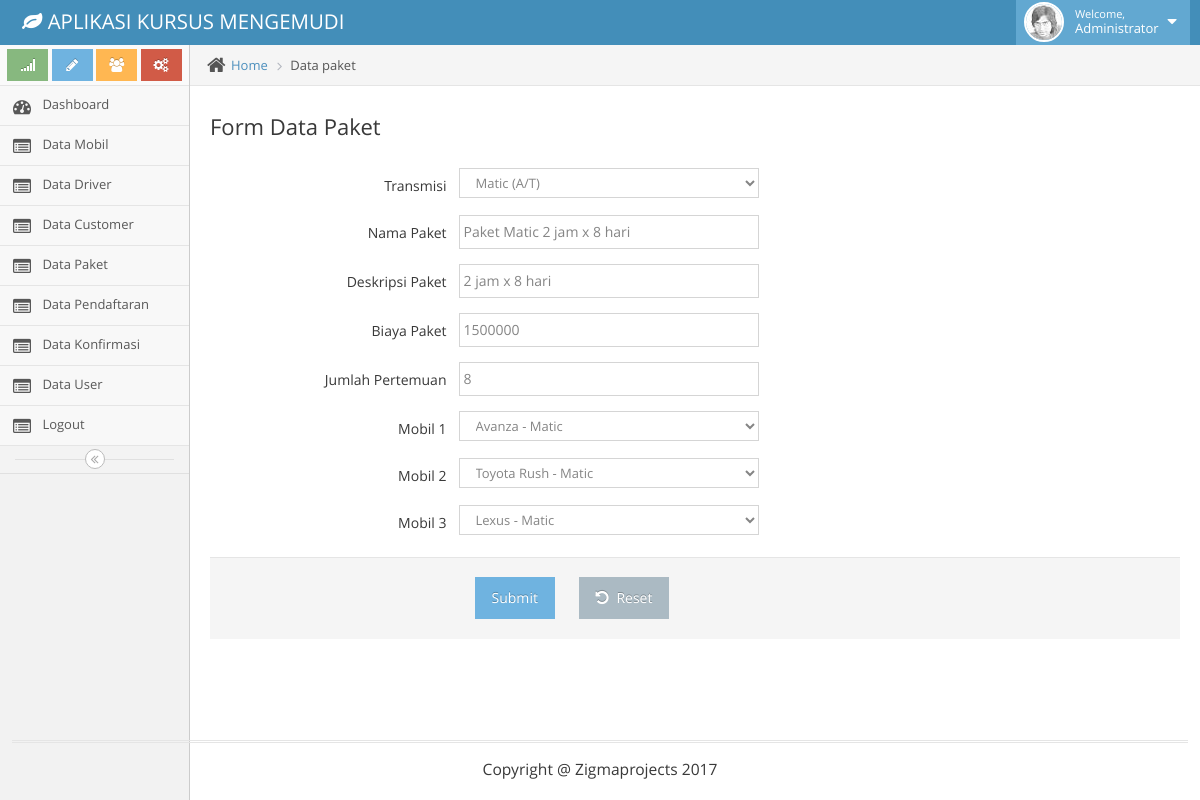
/admin/index.php?menu=form-paket&kode=6&aksi=ubah (signed in), run on the app's committed database.
### tables this page shows
CREATE TABLE `mst_paket` (
  `id_paket` int(11) NOT NULL,
  `nama` varchar(100) NOT NULL,
  `deskripsi` text NOT NULL,
  `biaya` double NOT NULL,
  `pertemuan` int(11) NOT NULL,
  `jenis_mobil` enum('Matic','Manual') NOT NULL,
  `kode_mobil_1` varchar(30) NOT NULL,
  `kode_mobil_2` varchar(30) NOT NULL,
  `kode_mobil_3` varchar(30) NOT NULL
);

CREATE TABLE `mst_mobil` (
  `kode_mobil` varchar(25) NOT NULL,
  `jenis_mobil` varchar(20) NOT NULL,
  `nama_mobil` varchar(50) NOT NULL,
  `tahun_mobil` int(4) NOT NULL
);

### admin/form-paket.php (the view, shortened to what this page needs)
<?php include('koneksi.php');
$nama ="";
$deskripsi = "";
$biaya = "";
$mobil1 = "";
$mobil2 = "";
$mobil3 = "";
$pertemuan = "";
$jenis_mobil = "";
if(isset($_GET['kode'])){
	$data = mysql_query("select *, a.jenis_mobil AS jenis_mobil, a.id_paket, a.nama,a.deskripsi,a.biaya, b.nama_mobil as mobil1, c.nama_mobil as mobil2 ,d.nama_mobil as mobil3
														  from mst_paket a
														  left join mst_mobil b on a.kode_mobil_1=b.kode_mobil
														  left join mst_mobil c on a.kode_mobil_2=c.kode_mobil
														  left join mst_mobil d on a.kode_mobil_3=d.kode_mobil
														  where a.id_paket='".$_GET['kode']."'") or die(mysql_error());
	while($row = mysql_fetch_array($data)){
		$nama = $row['nama'];
		$deskripsi = $row['deskripsi'];
		$biaya  = $row['biaya'];
		$pertemuan  = $row['pertemuan'];
		$jenis_mobil = $row['jenis_mobil'];
		$mobil1  = $row['mobil1'];
		$mobil2  = $row['mobil2'];
		$mobil3  = $row['mobil3'];
		}
	}
?>
<div class="main-content">
				<div class="main-content-inner">
					<div class="breadcrumbs ace-save-state" id="breadcrumbs">
						<ul class="breadcrumb">
							<li>
								<i class="ace-icon fa fa-home home-icon"></i>
								<a href="#">Home</a>
							</li>
							<li class="active">Data paket</li>
						</ul>
					</div>
					<div class="page-content">
						<div class="row">
							<div class="col-xs-12">
					<div class="row">
        <div class="col-xs-12">
           <h3>Form Data Paket</h3><br>
           <?php $action = "tambah";
		   	if(isset($_GET['aksi']))
			{
				$action = $_GET['aksi'];
				}
		   ?>
            <form class="form-horizontal" role="form" action="proses-paket.php?aksi=<?php echo $action ?>" method="post">
												<div class="form-group">
			                     <label class="col-sm-3 control-label no-padding-right" for="form-field-1">Transmisi</label>
			                     <div class="col-sm-9">
			                     	<select id="form-field-1" class="col-xs-10 col-sm-5" placeholder="Jenis mobil" name="jenis_mobil">
																<option value="Matic" <?php if($jenis_mobil == "Matic"){ echo "selected";}?>>Matic (A/T) </option>
			                         </select>
			                     </div>
			                 </div>
                <div class="form-group">
                    <label class="col-sm-3 control-label no-padding-right" for="form-field-1"> Nama Paket </label>
                    <div class="col-sm-9">
                        <input type="text" id="form-field-1" placeholder="Nama Paket" class="col-xs-10 col-sm-5" name="nama" value="<?php echo $nama;?>" required/>
                    </div>
                </div>
                <div class="form-group">
                    <label class="col-sm-3 control-label no-padding-right" for="form-field-1"> Deskripsi Paket </label>
                    <div class="col-sm-9">
                        <input type="text" id="form-field-1" placeholder="Deskripsi paket" class="col-xs-10 col-sm-5" name="deskripsi" value="<?php echo $deskripsi;?>" required/>
                    </div>
                </div>
 <div class="form-group">
                    <label class="col-sm-3 control-label no-padding-right" for="form-field-1"> Biaya Paket</label>
                    <div class="col-sm-9">
                        <input type="text" id="form-field-1" placeholder="Nominal biaya" class="col-xs-10 col-sm-5" name="biaya" value="<?php echo $biaya;?>" required/>
                    </div>
                </div>
								<div class="form-group">
							                     <label class="col-sm-3 control-label no-padding-right" for="form-field-1"> Jumlah Pertemuan</label>
							                     <div class="col-sm-9">
							                         <input type="text" id="form-field-1" placeholder="Pertemuan" class="col-xs-10 col-sm-5" name="pertemuan" value="<?php echo $pertemuan;?>" required/>
							                     </div>
							                 </div>
               <div class="form-group">
                    <label class="col-sm-3 control-label no-padding-right" for="form-field-1"> Mobil 1 </label>
                    <div class="col-sm-9">
                    	<select id="form-field-1" class="col-xs-10 col-sm-5" placeholder="Jenis mobil" name="kode_mobil_1" required>
                            <?php $query = mysql_query("SELECT * FROM mst_mobil ORDER BY jenis_mobil");
								while($row = mysql_fetch_array($query)){
							?>
                            <option value="<?php echo $row['kode_mobil']?>" <?php if($mobil1==$row['nama_mobil']){ echo "selected";}?>><?php echo $row['nama_mobil'];?> - <?php echo $row['jenis_mobil']?></option>
                            <?php } ?>
                        </select>
                    </div>
                </div>
                 <div class="form-group">
                    <label class="col-sm-3 control-label no-padding-right" for="form-field-1"> Mobil 2 </label>
                    <div class="col-sm-9">
                    	<select id="form-field-1" class="col-xs-10 col-sm-5" placeholder="Jenis mobil" name="kode_mobil_2" >
                            <?php $query = mysql_query("SELECT * FROM mst_mobil ORDER BY jenis_mobil");
								while($row = mysql_fetch_array($query)){
							?>
                            <option value="<?php echo $row['kode_mobil']?>" <?php if($mobil2==$row['nama_mobil']){ echo "selected";}?>><?php echo $row['nama_mobil'];?> - <?php echo $row['jenis_mobil']?></option>
                            <?php } ?>
                        </select>
                    </div>
                </div>
                 <div class="form-group">
                    <label class="col-sm-3 control-label no-padding-right" for="form-field-1"> Mobil 3</label>
                    <div class="col-sm-9">
                    	<select id="form-field-1" class="col-xs-10 col-sm-5" placeholder="Jenis mobil" name="kode_mobil_3" >
                            <?php $query = mysql_query("SELECT * FROM mst_mobil ORDER BY jenis_mobil");
								while($row = mysql_fetch_array($query)){
							?>
                            <option value="<?php echo $row['kode_mobil']?>" <?php if($mobil3==$row['nama_mobil']){ echo "selected";}?>><?php echo $row['nama_mobil'];?> - <?php echo $row['jenis_mobil']?></option>
                            <?php } ?>
                        </select>
                    </div>
                </div>
                              <div class="clearfix form-actions">
                    <div class="col-md-offset-3 col-md-9">
                        <input type="submit" value="Submit" class="btn btn-info">
                        <button class="btn" type="reset">
                            <i class="ace-icon fa fa-undo bigger-110"></i>
                            Reset
                        </button>
                    </div>
                </div>
                </form>
							</div>
						</div>
					</div>
				</div>
			</div>

### data on the page
mst_paket: jenis_mobil "Matic (A/T)", nama "Paket Matic 2 jam x 8 hari", deskripsi "2 jam x 8 hari", biaya "1500000", pertemuan "8"
mst_mobil: kode_mobil_2 "Toyota Rush - Matic"

### other printed values
form field kode_mobil_1 "Avanza - Matic"
form field kode_mobil_3 "Lexus - Matic"
